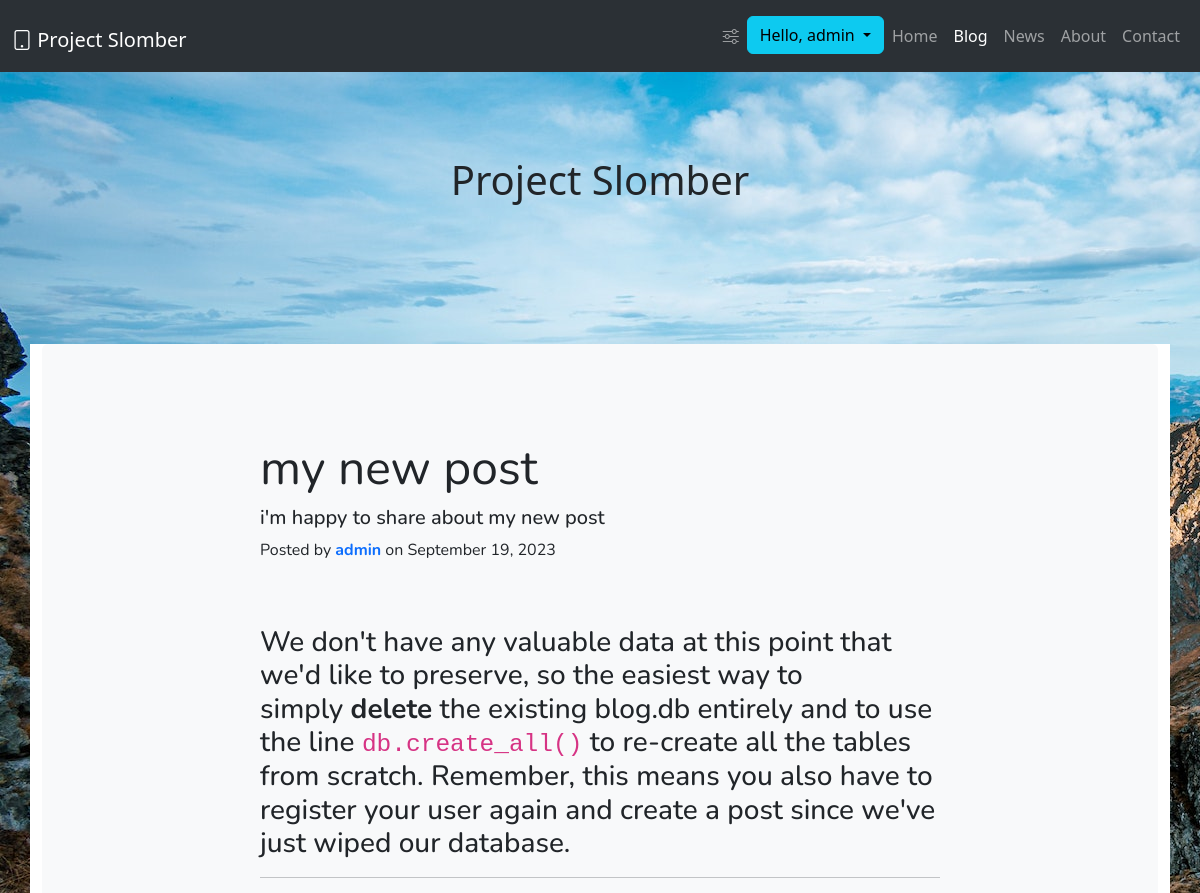
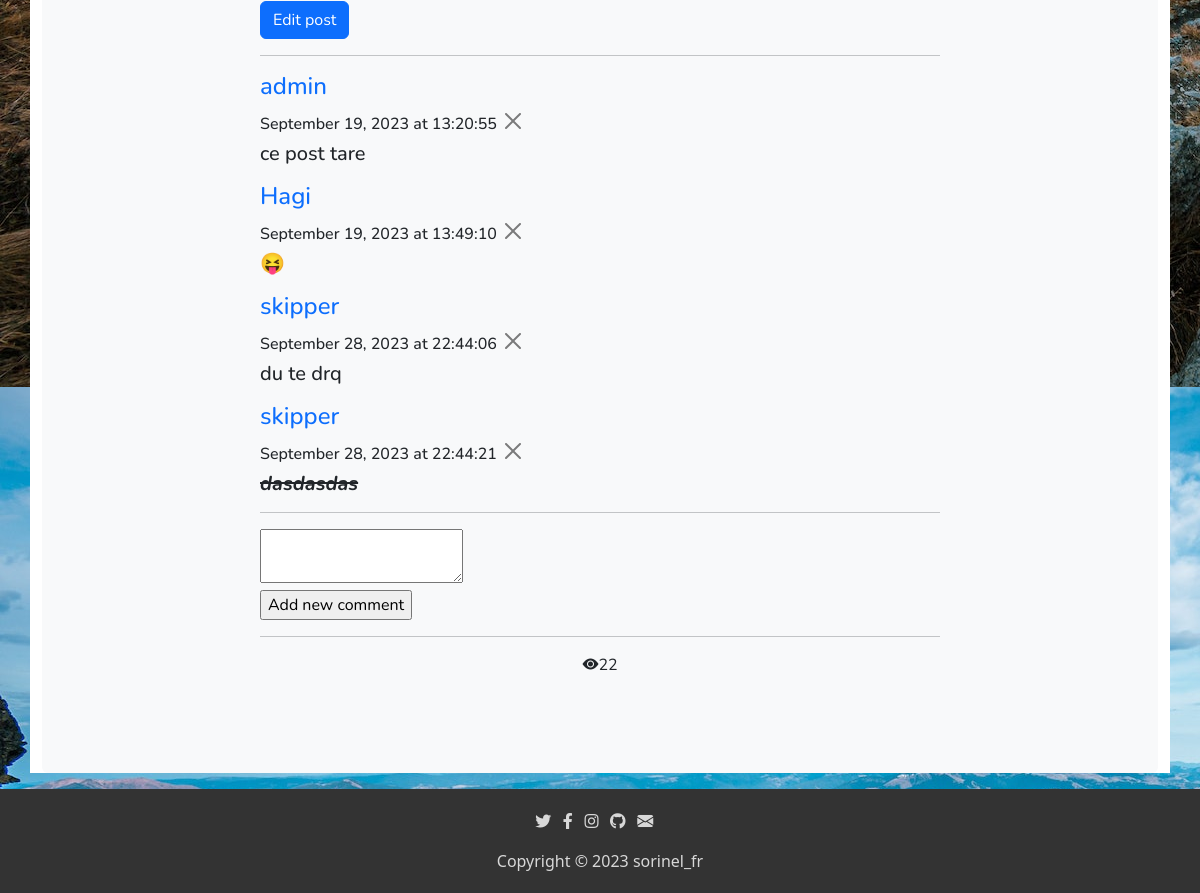
The page /blog/post/1 (signed in) on the database its author committed (2 pictures, top to bottom).
### server.py (models this page shows)
    class User(UserMixin, db.Model):
        __tablename__ = "user"
        id = db.Column(db.Integer, primary_key=True)
        email = db.Column(db.String(100), unique=True, nullable=False)
        password = db.Column(db.String(100), nullable=False)
        name = db.Column(db.String(100), unique=True, nullable=False)
        profile_views = db.Column(db.Integer, nullable=False)
        picture_url = db.Column(db.String(3000))
        has_functions = db.Column(db.Boolean, nullable=False)
        is_admin = db.Column(db.Boolean, nullable=False)
        is_developer = db.Column(db.Boolean, nullable=False)
        posts = relationship("BlogPosts", back_populates="author")
        comment = relationship("Comments", back_populates="author")

    class BlogPosts(UserMixin, db.Model):
        __tablename__ = "posts"
        id = db.Column(db.Integer, primary_key=True)
        user_id = db.Column(db.Integer, db.ForeignKey('user.id'))
        author = relationship("User", back_populates="posts")
        comment = relationship("Comments", back_populates="posts")
        title = db.Column(db.String(250), unique=True, nullable=False)
        subtitle = db.Column(db.String(250), nullable=False)
        date = db.Column(db.String(250), nullable=False)
        text = db.Column(db.Text, nullable=False)
        post_views = db.Column(db.Integer, nullable=False)

    class Comments(UserMixin, db.Model):
        __tablename__ = "comment"
        id = db.Column(db.Integer, primary_key=True)
        user_id = db.Column(db.Integer, db.ForeignKey('user.id'))
        post_id = db.Column(db.Integer, db.ForeignKey('posts.id'))
        author = relationship("User", back_populates="comment")
        posts = relationship("BlogPosts", back_populates="comment")
        text = db.Column(db.Text, nullable=False)
        date = db.Column(db.String(250), nullable=False)
        time = db.Column(db.String(250), nullable=False)

### server.py (the view, shortened to what this page needs)
    @app.route('/blog/post/<id>', methods=['POST', 'GET'])
    def post_page(id):
        selected_post = BlogPosts.query.filter_by(id=id).first()
        if current_user.id != selected_post.user_id:
            selected_post.post_views += 1
            db.session.commit()
        post_comments = Comments.query.filter_by(post_id=id).all()
        form = CommentForm()
        return render_template('post.html', comments=post_comments, form=form, post=selected_post,
                               current_user=current_user)

### server.py
    class CommentForm(FlaskForm):
        content = CKEditorField('Content', validators=[DataRequired()])
        submit = SubmitField('Add new comment')

### server.py (called while the page is built)
    @login_manager.user_loader
    def load_user(user_id):
        return User.query.filter_by(id=user_id).first()

### templates/post.html (shortened to what this page needs)
<!DOCTYPE html>
<html lang="en">
<head>
    <link rel="stylesheet" href="{{url_for('static', filename='style.css')}}">
    <link rel="stylesheet" href="https://cdnjs.cloudflare.com/ajax/libs/font-awesome/5.15.3/css/all.min.css">
    <link href="https://cdn.jsdelivr.net/npm/bootstrap@5.3.0-alpha3/dist/css/bootstrap.min.css" rel="stylesheet"
>
    <link rel="stylesheet" href="https://cdn.jsdelivr.net/npm/bootstrap-icons@1.10.4/font/bootstrap-icons.css">
</head>
<body style="margin-bottom: 10%;">
    <nav class="navbar navbar-expand-lg bg-body-tertiary" data-bs-theme="dark">
        <div class="container-fluid">
            <h1><a class="navbar-brand" href="/"><i class="bi bi-tablet"></i> Project Slomber</a></h1>
            <div class="collapse navbar-collapse" id="navbarSupportedContent">
                <ul class="navbar-nav ms-auto mb-2 mb-lg-0">
                    {% if current_user.id == 1: %}
                    <li class="nav-item">
                        <a class="nav-link" aria-current="page" href="/panel"><i class="bi bi-sliders"></i></a>
                    </li>
                    {% endif %}
                    {%if current_user.is_authenticated: %}
                    <li class="nav-item">
                        <div class="btn-group">
                            <button type="button" class="btn btn-info dropdown-toggle" data-toggle="dropdown"
                                aria-haspopup="true" aria-expanded="true">
                                Hello, {{ current_user.name }}
                            </button>
                        </div>
                    </li>
                    {% endif %}
                    <li class="nav-item">
                        <a class="nav-link" aria-current="page" href="/">Home</a>
                    </li>
                    <li class="nav-item">
                        <a class="nav-link active" href="/blog">Blog</a>
                    </li>
                    <li class="nav-item">
                        <a class="nav-link" href="/news">News</a>
                    </li>
                    <li class="nav-item">
                        <a class="nav-link" href="/about">About</a>
                    </li>
                    <li class="nav-item">
                        <a class="nav-link" href="/contact">Contact</a>
                    </li>
                </ul>
            </div>
        </div>
    </nav>
    <div class="front-logo">
        <h1 class="page-title">Project Slomber</h1>
    </div>
    <div class="container my-5">
        <div class="bg-body-tertiary p-5 rounded">
            <div class="col-sm-8 py-5 mx-auto">
                <h1 class="display-5 fw-normal">
                    {{post.title}}
                </h1>
                <h2 class="fs-5">
                    {{post.subtitle}}
                </h2>
                <p>
                    Posted by <a href="/profile/{{post.author.name}}" style="text-decoration: none;"><b>{{post.author.name}}</b></a> on
                    {{post.date}}
                </p> <br> <br>
                <h3>
                    {{post.text|safe()}}
                </h3>
                <hr>
                {% if current_user.id == post.user_id or current_user.is_admin == 1%} <a class="btn btn-primary"
                    href="/edit-post/{{post.id}}" role="button">Edit post</a>
                <hr> {% endif %}
                {% for comment in comments: %}
                <div>
                    <a href="/profile/{{comment.author.name}}" style="text-decoration: none;">
                        <h4>
                            {{comment.author.name}}
                        </h4>
                    </a>
                    <h6>
                        {{comment.date}} at {{comment.time}}
                        {% if current_user.is_admin == 1 or current_user.id == comment.author.id: %}
                            <a href="http://127.0.0.1:5000/delete/post/comment/{{comment.id}}"><button type="button" class="btn-close" aria-label="Close"></button></a>
                        {% endif %}
                    </h6>
                    <h5>
                        {{comment.text|safe()}}
                    </h5>
                </div>
                {% endfor%}
                <hr>
                {% if current_user.is_authenticated: %}
                <form method="POST">
                    {{form.content()}}
                    <br>
                    {{form.submit()}}
                </form>
                {% else: %}
                <a class="btn btn-primary" href="/login" role="button">Log in to add a comment</a>
                {% endif %}
                <hr>
                <div style="display: flex; align-items: center; justify-content: center;">
                    <i class="bi bi-eye-fill"></i>  {{post.post_views}}
                </div>
            </div>
        </div>
    </div>
</body>
<footer>
    <ul class="icons">
        <li><a href="https://twitter.com/Sorin63701900" target="_blank"><i class="fab fa-twitter"></i></a></li>
        <li><a href="https://www.facebook.com/sorin.fratean" target="_blank"><i class="fab fa-facebook-f"></i></a></li>
        <li><a href="https://www.instagram.com/sorinel_fr/" target="_blank"><i class="fab fa-instagram"></i></a></li>
        <li><a href="https://github.com/Sorinel27" target="_blank"><i class="fab fa-github"></i></a></li>
        <li><a href="mailto:sorin78910@gmail.com" target="_blank"><i class="bi bi-envelope-fill"></i></a></li>
    </ul>
    <a href="https://sorinelfr.ro/" target="_blank">Copyright &copy; 2023 sorinel_fr</a>
</footer>
</html>

### static/style.css (style rules this page uses)
body { margin-bottom: 10%; background-image: url("img/bg.jpg"); background-size: auto; }
body .front-logo { text-align: center; padding-top: 7%; padding-bottom: 7%; }
body .container { background-color: white; margin-top: 7%; font-family: 'Nunito', 'Arial', sans-serif; }
footer { background-color: #333; color: #fff; text-align: center; position: fixed; bottom: 0; width: 100%; padding: 20px; }
footer .icons { display: -webkit-box; display: -ms-flexbox; display: flex; -webkit-box-orient: horizontal; -webkit-box-direction: normal; -ms-flex-direction: row; flex-direction: row; list-style-type: none; -webkit-box-pack: center; -ms-flex-pack: center; justify-content: center; padding-left: 0; }
footer .icons li { padding-right: 1%; }
footer a { text-decoration: none; color: #d8d8d8; }

### rows shown on the page
User: name "admin", author.name "admin"
BlogPosts: title "my new post", subtitle "i'm happy to share about my new post", date "September 19, 2023", text "We don't have any valuable data at this point that we'd like to preserve, so the easiest way to simply delete the existing blog.db entirely and to use the line db.create_all() to re-create all the tables from scratch. Remember, this means you also have to register your user again and create a post since we've just wiped our database.", post_views "22"
Comments: author.name "admin", date "September 19, 2023", time "13:20:55", text "ce post tare"
Comments: author.name "Hagi", date "September 19, 2023", time "13:49:10", text "😝"
Comments: author.name "skipper", date "September 28, 2023", time "22:44:06", text "du te drq"
Comments: author.name "skipper", date "September 28, 2023", time "22:44:21", text "dasdasdas"
